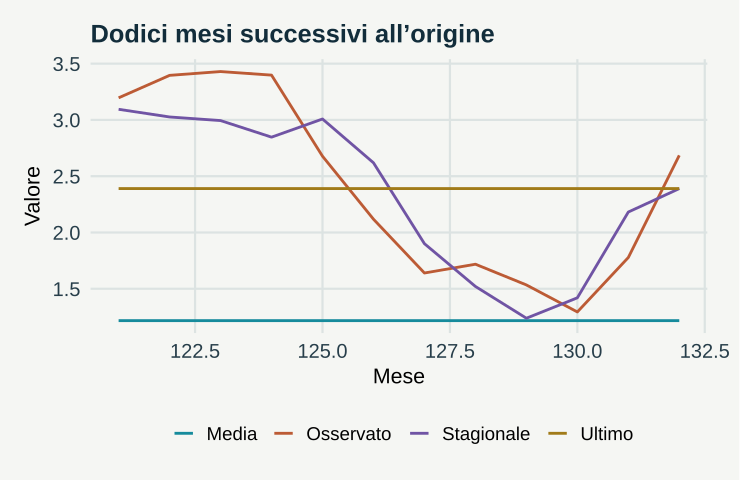

This figure's R source:
# GeoStat Lab — funzioni comuni. R >= 4.3; ggplot2 >= 3.4; jsonlite.
suppressPackageStartupMessages(library(ggplot2))
col_geo <- c('#168B9C','#BC5B35','#7054A4','#A17B19','#227864','#64748B')
theme_set(theme_minimal(base_size=17, base_family='sans') + theme(
  plot.background=element_rect(fill='#F5F6F3',colour=NA),
  panel.background=element_rect(fill='#F5F6F3',colour=NA),
  panel.grid.minor=element_blank(),panel.grid.major=element_line(colour='#DCE3E2'),
  plot.title=element_text(size=19,face='bold',colour='#122D3B'),
  plot.subtitle=element_text(size=13,colour='#405560',margin=margin(b=12)),
  axis.text=element_text(size=15,colour='#273E4A'),axis.title=element_text(size=16),
  legend.position='bottom',legend.title=element_blank(),legend.text=element_text(size=14),
  strip.text=element_text(size=15,face='bold'),plot.margin=margin(18,24,18,18)))
metric <- function(...) data.frame(grandezza=names(c(...)),valore=as.character(c(...)),check.names=FALSE)
f <- function(x,d=3) {out<-formatC(x,digits=d,format='fg');out[!is.finite(x)]<-'Non definito';out}
line_plot <- function(d,x='x',y='y',title='',xl=x,yl=y,group=NULL) {
 p<-ggplot(d,aes(x=.data[[x]],y=.data[[y]]))
 if(is.null(group)) p<-p+geom_line(colour=col_geo[1],linewidth=1.05) else p<-p+aes(colour=.data[[group]],group=.data[[group]])+geom_line(linewidth=1)+scale_colour_manual(values=col_geo)
 p+labs(title=title,x=xl,y=yl)
}
point_plot <- function(d,x='x',y='y',title='',xl=x,yl=y,group=NULL) {
 p<-ggplot(d,aes(x=.data[[x]],y=.data[[y]]))
 if(is.null(group))p<-p+geom_point(colour=col_geo[1],size=2.5,alpha=.8) else p<-p+aes(colour=.data[[group]])+geom_point(size=2.7,alpha=.85)+scale_colour_manual(values=col_geo)
 p+labs(title=title,x=xl,y=yl)
}
hist_plot<-function(x,title='',xl='Valore',bins=20)ggplot(data.frame(x=x),aes(x))+geom_histogram(bins=bins,fill=col_geo[1],colour='#F5F6F3')+labs(title=title,x=xl,y='Frequenza')
bar_plot<-function(d,x='gruppo',y='valore',title='',yl='Valore')ggplot(d,aes(x=.data[[x]],y=.data[[y]],fill=.data[[x]]))+geom_col(width=.65)+scale_fill_manual(values=rep(col_geo,length.out=length(unique(d[[x]])) ))+guides(fill='none')+labs(title=title,x=NULL,y=yl)
map_plot<-function(d,z='z',title='',xl='Est [km]',yl='Nord [km]')ggplot(d,aes(x,y,fill=.data[[z]]))+geom_raster()+coord_equal()+scale_fill_gradientn(colours=c('#153F56','#298C9C','#B8CDB2','#F1D889','#AD542F'))+labs(title=title,x=xl,y=yl)
acf_data<-function(x,lag=20){a<-acf(x,lag.max=min(lag,length(x)-1),plot=FALSE);data.frame(x=as.vector(a$lag)[-1],y=as.vector(a$acf)[-1])}
# AR(1), distribuzione marginale stazionaria N(0, 1).
ar_series<-function(n,rho){x<-numeric(n);x[1]<-rnorm(1);for(i in 2:n)x[i]<-rho*x[i-1]+sqrt(1-rho^2)*rnorm(1);x}
# Distanze euclidee in unità metriche già dichiarate; nessuna conversione implicita di CRS.
dist_cross<-function(a,b)sqrt(outer(a[,1],b[,1],'-')^2+outer(a[,2],b[,2],'-')^2)
# Predittore IDW: i punti coincidenti ricevono esattamente il valore osservato.
idw<-function(xy,z,new,power=2){dd<-dist_cross(new,xy);apply(dd,1,function(d)if(any(d<1e-10))mean(z[d<1e-10])else weighted.mean(z,d^(-power)))}
# CART didattico binario: divisioni assiali che minimizzano l'impurità di Gini.
cart_fit<-function(x,y,depth=2,minleaf=4){
 node<-list(p=mean(y),n=length(y));if(depth<1||length(unique(y))<2||length(y)<2*minleaf)return(node)
 best<-Inf
 for(j in seq_len(ncol(x))){v<-sort(unique(x[,j])); if(length(v)<2)next
  for(cut in (head(v,-1)+tail(v,-1))/2){left<-x[,j]<=cut;nl<-sum(left);nr<-sum(!left);if(min(nl,nr)<minleaf)next
   score<-nl*mean(y[left])*(1-mean(y[left]))+nr*mean(y[!left])*(1-mean(y[!left]))
   if(score<best){best<-score;node$j<-j;node$cut<-cut;split<-left}
  }
 }
 if(is.finite(best)){node$left<-cart_fit(x[split,,drop=FALSE],y[split],depth-1,minleaf);node$right<-cart_fit(x[!split,,drop=FALSE],y[!split],depth-1,minleaf)};node
}
cart_predict<-function(tree,x)apply(x,1,function(row){t<-tree;while(!is.null(t$j))t<-if(row[t$j]<=t$cut)t$left else t$right;t$p})

p <- list(origin = 120, seed = 17)
set.seed(p$seed)

t <- 1:156

y <- 0.02 * t + sin(2 * pi * t/12) + rnorm(156, sd = 0.2)

o <- p$origin

h <- 1:12

actual <- y[o + h]

pred <- cbind(Media = rep(mean(y[1:o]), 12), Ultimo = rep(y[o], 12),
    Stagionale = y[(o - 11):o])

data <- data.frame(x = rep(o + h, 4), y = c(actual, as.vector(pred)), metodo = rep(c("Osservato", 
    colnames(pred)), each = 12))

plots <- list(line_plot(data, title = "Dodici mesi successivi all’origine", xl = "Mese", 
    yl = "Valore", group = "metodo"))

metrics <- metric(`MAE media` = f(mean(abs(actual - pred[, 1]))), `MAE ultimo` = f(mean(abs(actual - 
    pred[, 2]))), `MAE stagionale` = f(mean(abs(actual - pred[, 3]))))
print(metrics,row.names=FALSE)
ggplot2::ggsave('m10-riferimenti-B.svg',plots[[1]],device=svglite::svglite,width=7.7,height=5.0,bg='#F8F6F1')
